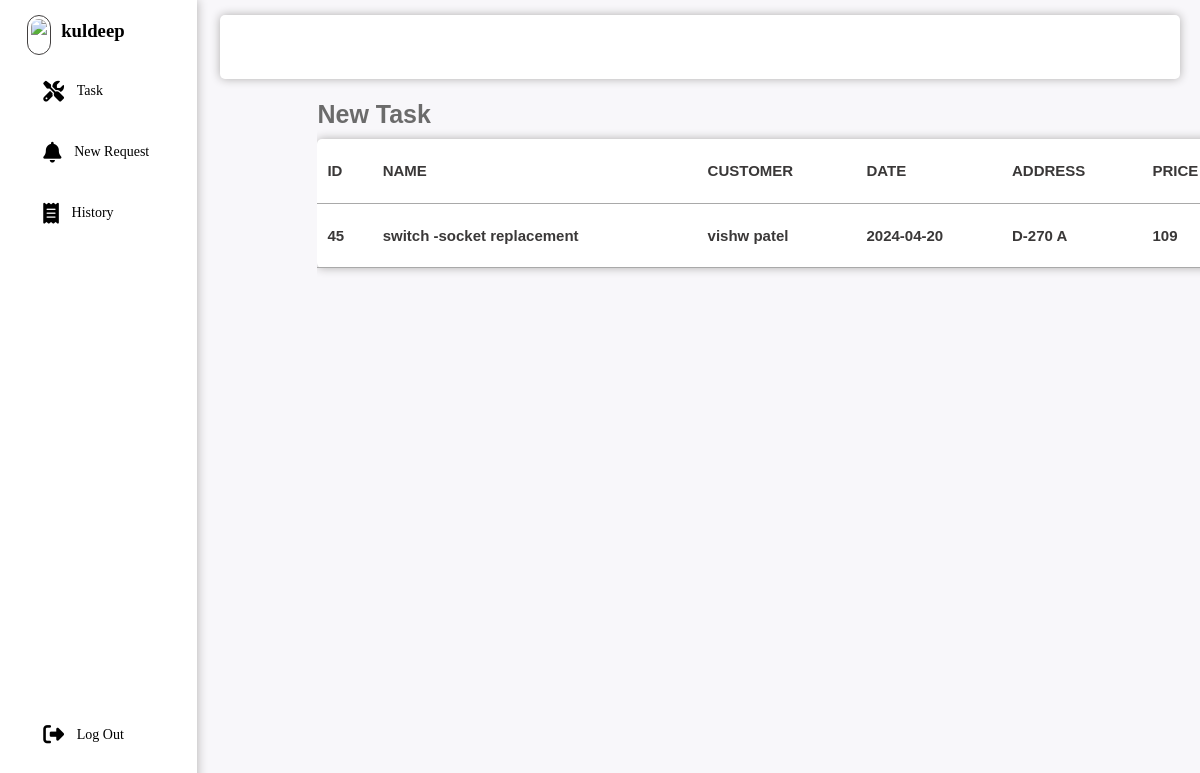
Page /request.php (signed in) on the committed database.
### tables this page shows
CREATE TABLE `appointment` (
  `a_id` int(5) NOT NULL,
  `ser_id` int(5) NOT NULL,
  `cus_id` int(5) NOT NULL,
  `a_addre` varchar(50) NOT NULL,
  `a_city` varchar(30) NOT NULL,
  `a_date` date NOT NULL,
  `a_status` varchar(30) NOT NULL,
  `wor_id` int(5) NOT NULL,
  `wor_status` varchar(30) NOT NULL
);

CREATE TABLE `services` (
  `ser_id` int(5) NOT NULL,
  `ser_name` varchar(50) NOT NULL,
  `ser_category` varchar(50) NOT NULL,
  `ser_section` varchar(50) NOT NULL,
  `ser_price` int(5) NOT NULL,
  `ser_img` varchar(255) NOT NULL,
  `ser_time` varchar(50) NOT NULL,
  `ser_des` varchar(500) NOT NULL
);

CREATE TABLE `customer` (
  `cus_id` int(5) NOT NULL,
  `cus_name` varchar(30) NOT NULL,
  `cus_email` varchar(30) NOT NULL,
  `cus_phno` varchar(13) NOT NULL,
  `password` varchar(8) NOT NULL,
  `city` varchar(30) NOT NULL,
  `cus_img` varchar(100) NOT NULL
);

### request.php (the view, shortened to what this page needs)
<?php require 'whead.php'; ?>
<!DOCTYPE html>
<html lang="en">
    <head>
        <link rel="stylesheet" href="admin.css">
    </head>
    <body>
        <main>
            <h4>New Task<h4>
            <div class="tableview">
                <div>
                    <table id="table">
                        <tr>
                            <td>ID</td>
                            <td>NAME</td>
                            <td>CUSTOMER</td>
                            <td>DATE</td>
                            <td>ADDRESS</td>
                            <td>PRICE</td>
                        </tr>
                        <?php
                            $sql = "SELECT * FROM appointment INNER JOIN services ON appointment.ser_id = services.ser_id  INNER JOIN customer ON appointment.cus_id = customer.cus_id  WHERE wor_id = '$wor_id' AND wor_status = 'requested'";
                            $result = $conn->query($sql);
                            if($result->num_rows>0){
                                while($row = $result->fetch_assoc())
                                {
                        ?>
                                    <tr>
                                        <td><?php echo $row['a_id'];?></td>
                                        <td><?php echo $row['ser_name'];?></td>
                                        <td><?php echo $row['cus_name'];?></td>
                                        <td><?php echo $row['a_date'];?></td>
                                        <td><?php echo $row['a_addre'];?></td>
                                        <td><?php echo $row['ser_price'];?></td>
                                    </tr>
                        <?php
                                }
                            }
                        ?>
                    </table>
                </div>
            </div>
        </main>
    </body>
</html>

### worker.css (style rules this page uses)
* { margin: 0; padding:0; border: none; outline: none; box-sizing: border-box; }
body { display:flex; width: 100%; background-color: #f8f7fa; }
main { margin-top: 100px; margin-left:40px; width: 80%; font-family:sans-serif; font-size: 25px; color: rgb(107, 107, 107); overflow-x: hidden; }
.tableview { width: 1070px; margin: 10px 0px; box-shadow: 0px 0px 10px rgb(175, 173, 173); border-radius: 5px; background-color: white; }
table { width: 1060px; border-collapse: collapse; font-size: medium; color: rgb(58, 56, 56); }
table td { padding: 5px 10px; border-bottom: solid 1px darkgray; border-radius: 5px; margin-left: 5px; font-size: 15px; width: fit-content; height: 8vh; }

### admin.css (style rules this page uses)
* { margin: 0; padding:0; border: none; outline: none; box-sizing: border-box; }
body { display:flex; width: 100%; background-color: #f8f7fa; }
main { margin-top: 100px; margin-left:120px; width: 80%; font-family:sans-serif; font-size: 25px; color: rgb(107, 107, 107); overflow-x: hidden; }
.tableview { width: 1070px; margin: 10px 0px; box-shadow: 0px 0px 10px rgb(175, 173, 173); border-radius: 5px; background-color: white; }
table { width: 1060px; border-collapse: collapse; font-size: medium; color: rgb(58, 56, 56); }
table td { padding: 5px 10px; border-bottom: solid 1px darkgray; border-radius: 5px; margin-left: 5px; font-size: 15px; width: fit-content; height: 8vh; }

### rows in the picture
appointment: a_id "45", ser.ser_name "switch -socket replacement", cus.cus_name "vishw patel", a_date "2024-04-20", a_addre "D-270 A", ser.ser_price "109"

### other values in the picture
$_SESSION['wor_name'] "kuldeep"
